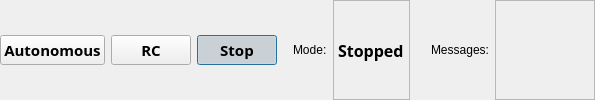
     <widget class="QWidget" name="stateWidget" native="true">
      <layout class="QHBoxLayout" name="horizontalLayout_10">
       <property name="margin">
        <number>0</number>
       </property>
       <item>
        <widget class="QPushButton" name="goAutonomousButton">
         <property name="sizePolicy">
          <sizepolicy hsizetype="Minimum" vsizetype="Fixed">
           <horstretch>0</horstretch>
           <verstretch>0</verstretch>
          </sizepolicy>
         </property>
         <property name="minimumSize">
          <size>
           <width>0</width>
           <height>30</height>
          </size>
         </property>
         <property name="font">
          <font>
           <family>Sans Serif</family>
           <pointsize>11</pointsize>
           <weight>75</weight>
           <bold>true</bold>
          </font>
         </property>
         <property name="text">
          <string>Autonomous</string>
         </property>
         <property name="checkable">
          <bool>true</bool>
         </property>
         <property name="autoDefault">
          <bool>false</bool>
         </property>
         <property name="default">
          <bool>false</bool>
         </property>
        </widget>
       </item>
       <item>
        <widget class="QPushButton" name="goRCButton">
         <property name="sizePolicy">
          <sizepolicy hsizetype="Minimum" vsizetype="Fixed">
           <horstretch>0</horstretch>
           <verstretch>0</verstretch>
          </sizepolicy>
         </property>
         <property name="minimumSize">
          <size>
           <width>50</width>
           <height>30</height>
          </size>
         </property>
         <property name="maximumSize">
          <size>
           <width>200</width>
           <height>16777215</height>
          </size>
         </property>
         <property name="font">
          <font>
           <family>Sans Serif</family>
           <pointsize>11</pointsize>
           <weight>75</weight>
           <bold>true</bold>
          </font>
         </property>
         <property name="text">
          <string>RC</string>
         </property>
         <property name="checkable">
          <bool>true</bool>
         </property>
         <property name="autoDefault">
          <bool>false</bool>
         </property>
         <property name="default">
          <bool>false</bool>
         </property>
         <property name="flat">
          <bool>false</bool>
         </property>
        </widget>
       </item>
       <item>
        <widget class="QPushButton" name="stopButton">
         <property name="minimumSize">
          <size>
           <width>10</width>
           <height>30</height>
          </size>
         </property>
         <property name="font">
          <font>
           <family>Sans Serif</family>
           <pointsize>11</pointsize>
           <weight>75</weight>
           <bold>true</bold>
          </font>
         </property>
         <property name="text">
          <string>Stop</string>
         </property>
         <property name="checkable">
          <bool>true</bool>
         </property>
         <property name="checked">
          <bool>true</bool>
         </property>
         <property name="autoDefault">
          <bool>true</bool>
         </property>
         <property name="default">
          <bool>true</bool>
         </property>
        </widget>
       </item>
       <item>
        <spacer name="horizontalSpacer_2">
         <property name="orientation">
          <enum>Qt::Horizontal</enum>
         </property>
         <property name="sizeType">
          <enum>QSizePolicy::Fixed</enum>
         </property>
         <property name="sizeHint" stdset="0">
          <size>
           <width>10</width>
           <height>20</height>
          </size>
         </property>
        </spacer>
       </item>
       <item>
        <widget class="QLabel" name="label_17">
         <property name="text">
          <string>Mode:</string>
         </property>
        </widget>
       </item>
       <item>
        <widget class="QLabel" name="controlStateLabel">
         <property name="sizePolicy">
          <sizepolicy hsizetype="Expanding" vsizetype="Preferred">
           <horstretch>0</horstretch>
           <verstretch>0</verstretch>
          </sizepolicy>
         </property>
         <property name="font">
          <font>
           <family>Sans Serif</family>
           <pointsize>12</pointsize>
           <weight>75</weight>
           <bold>true</bold>
          </font>
         </property>
         <property name="frameShape">
          <enum>QFrame::StyledPanel</enum>
         </property>
         <property name="frameShadow">
          <enum>QFrame::Sunken</enum>
         </property>
         <property name="text">
          <string>Stopped</string>
         </property>
        </widget>
       </item>
       <item>
        <spacer name="horizontalSpacer">
         <property name="orientation">
          <enum>Qt::Horizontal</enum>
         </property>
         <property name="sizeType">
          <enum>QSizePolicy::Fixed</enum>
         </property>
         <property name="sizeHint" stdset="0">
          <size>
           <width>15</width>
           <height>20</height>
          </size>
         </property>
        </spacer>
       </item>
       <item>
        <widget class="QLabel" name="label_5">
         <property name="text">
          <string>Messages:</string>
         </property>
        </widget>
       </item>
       <item>
        <widget class="QLabel" name="messageLabel">
         <property name="sizePolicy">
          <sizepolicy hsizetype="Expanding" vsizetype="Preferred">
           <horstretch>0</horstretch>
           <verstretch>0</verstretch>
          </sizepolicy>
         </property>
         <property name="minimumSize">
          <size>
           <width>100</width>
           <height>0</height>
          </size>
         </property>
         <property name="frameShape">
          <enum>QFrame::StyledPanel</enum>
         </property>
         <property name="frameShadow">
          <enum>QFrame::Sunken</enum>
         </property>
         <property name="text">
          <string/>
         </property>
        </widget>
       </item>
      </layout>
     </widget>
